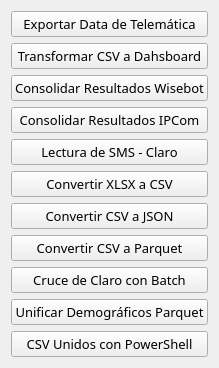
         <widget class="QWidget" name="scrollAreaWidgetContents_2">
          <property name="geometry">
           <rect>
            <x>0</x>
            <y>0</y>
            <width>206</width>
            <height>342</height>
           </rect>
          </property>
          <layout class="QGridLayout" name="gridLayout_2">
           <item row="2" column="0">
            <widget class="QPushButton" name="pushButton_26">
             <property name="font">
              <font>
               <family>Bahnschrift SemiBold</family>
               <pointsize>10</pointsize>
               <weight>7</weight>
               <italic>false</italic>
               <bold>false</bold>
              </font>
             </property>
             <property name="styleSheet">
              <string notr="true">/* Al pasar el mouse */
QPushButton:hover {
    border: 2px solid rgb(217, 16, 76); /* Borde gris claro */
    border-radius: 8px;
}
QPushButton:pressed
{
	color: rgb(255, 255, 255);
	background-color: rgb(217, 16, 76);
}</string>
             </property>
             <property name="text">
              <string>Consolidar Resultados Wisebot</string>
             </property>
            </widget>
           </item>
           <item row="5" column="0">
            <widget class="QPushButton" name="pushButton_11">
             <property name="font">
              <font>
               <family>Bahnschrift SemiBold</family>
               <pointsize>10</pointsize>
               <weight>7</weight>
               <italic>false</italic>
               <bold>false</bold>
              </font>
             </property>
             <property name="styleSheet">
              <string notr="true">/* Al pasar el mouse */
QPushButton:hover {
    border: 2px solid rgb(217, 16, 76); /* Borde gris claro */
    border-radius: 8px;
}
QPushButton:pressed
{
	color: rgb(255, 255, 255);
	background-color: rgb(217, 16, 76);
}</string>
             </property>
             <property name="text">
              <string>Lectura de SMS - Claro</string>
             </property>
            </widget>
           </item>
           <item row="9" column="0">
            <widget class="QPushButton" name="pushButton_22">
             <property name="font">
              <font>
               <family>Bahnschrift SemiBold</family>
               <pointsize>10</pointsize>
               <weight>7</weight>
               <italic>false</italic>
               <bold>false</bold>
              </font>
             </property>
             <property name="styleSheet">
              <string notr="true">/* Al pasar el mouse */
QPushButton:hover {
    border: 2px solid rgb(217, 16, 76); /* Borde gris claro */
    border-radius: 8px;
}
QPushButton:pressed
{
	color: rgb(255, 255, 255);
	background-color: rgb(217, 16, 76);
}</string>
             </property>
             <property name="text">
              <string>Cruce de Claro con Batch</string>
             </property>
            </widget>
           </item>
           <item row="7" column="0">
            <widget class="QPushButton" name="pushButton_27">
             <property name="font">
              <font>
               <family>Bahnschrift SemiBold</family>
               <pointsize>10</pointsize>
               <weight>7</weight>
               <italic>false</italic>
               <bold>false</bold>
              </font>
             </property>
             <property name="styleSheet">
              <string notr="true">/* Al pasar el mouse */
QPushButton:hover {
    border: 2px solid rgb(217, 16, 76); /* Borde gris claro */
    border-radius: 8px;
}
QPushButton:pressed
{
	color: rgb(255, 255, 255);
	background-color: rgb(217, 16, 76);
}</string>
             </property>
             <property name="text">
              <string>Convertir CSV a JSON</string>
             </property>
            </widget>
           </item>
           <item row="1" column="0">
            <widget class="QPushButton" name="pushButton_25">
             <property name="font">
              <font>
               <family>Bahnschrift SemiBold</family>
               <pointsize>10</pointsize>
               <weight>7</weight>
               <italic>false</italic>
               <bold>false</bold>
              </font>
             </property>
             <property name="styleSheet">
              <string notr="true">/* Al pasar el mouse */
QPushButton:hover {
    border: 2px solid rgb(217, 16, 76); /* Borde gris claro */
    border-radius: 8px;
}
QPushButton:pressed
{
	color: rgb(255, 255, 255);
	background-color: rgb(217, 16, 76);
}</string>
             </property>
             <property name="text">
              <string>Transformar CSV a Dahsboard</string>
             </property>
            </widget>
           </item>
           <item row="6" column="0">
            <widget class="QPushButton" name="pushButton_21">
             <property name="font">
              <font>
               <family>Bahnschrift SemiBold</family>
               <pointsize>10</pointsize>
               <weight>7</weight>
               <italic>false</italic>
               <bold>false</bold>
              </font>
             </property>
             <property name="styleSheet">
              <string notr="true">/* Al pasar el mouse */
QPushButton:hover {
    border: 2px solid rgb(217, 16, 76); /* Borde gris claro */
    border-radius: 8px;
}
QPushButton:pressed
{
	color: rgb(255, 255, 255);
	background-color: rgb(217, 16, 76);
}</string>
             </property>
             <property name="text">
              <string>Convertir XLSX a CSV</string>
             </property>
            </widget>
           </item>
           <item row="3" column="0">
            <widget class="QPushButton" name="pushButton_12">
             <property name="font">
              <font>
               <family>Bahnschrift SemiBold</family>
               <pointsize>10</pointsize>
               <weight>7</weight>
               <italic>false</italic>
               <bold>false</bold>
              </font>
             </property>
             <property name="styleSheet">
              <string notr="true">/* Al pasar el mouse */
QPushButton:hover {
    border: 2px solid rgb(217, 16, 76); /* Borde gris claro */
    border-radius: 8px;
}
QPushButton:pressed
{
	color: rgb(255, 255, 255);
	background-color: rgb(217, 16, 76);
}</string>
             </property>
             <property name="text">
              <string>Consolidar Resultados IPCom</string>
             </property>
            </widget>
           </item>
           <item row="8" column="0">
            <widget class="QPushButton" name="pushButton_54">
             <property name="font">
              <font>
               <family>Bahnschrift SemiBold</family>
               <pointsize>10</pointsize>
               <weight>7</weight>
               <italic>false</italic>
               <bold>false</bold>
              </font>
             </property>
             <property name="styleSheet">
              <string notr="true">/* Al pasar el mouse */
QPushButton:hover {
    border: 2px solid rgb(217, 16, 76); /* Borde gris claro */
    border-radius: 8px;
}
QPushButton:pressed
{
	color: rgb(255, 255, 255);
	background-color: rgb(217, 16, 76);
}</string>
             </property>
             <property name="text">
              <string>Convertir CSV a Parquet</string>
             </property>
            </widget>
           </item>
           <item row="0" column="0">
            <widget class="QPushButton" name="pushButton_24">
             <property name="font">
              <font>
               <family>Bahnschrift SemiBold</family>
               <pointsize>10</pointsize>
               <weight>7</weight>
               <italic>false</italic>
               <bold>false</bold>
              </font>
             </property>
             <property name="styleSheet">
              <string notr="true">/* Al pasar el mouse */
QPushButton:hover {
    border: 2px solid rgb(217, 16, 76); /* Borde gris claro */
    border-radius: 8px;
}
QPushButton:pressed
{
	color: rgb(255, 255, 255);
	background-color: rgb(217, 16, 76);
}</string>
             </property>
             <property name="text">
              <string>Exportar Data de Telemática</string>
             </property>
            </widget>
           </item>
           <item row="10" column="0">
            <widget class="QPushButton" name="pushButton_29">
             <property name="font">
              <font>
               <family>Bahnschrift SemiBold</family>
               <pointsize>10</pointsize>
               <weight>7</weight>
               <italic>false</italic>
               <bold>false</bold>
              </font>
             </property>
             <property name="styleSheet">
              <string notr="true">/* Al pasar el mouse */
QPushButton:hover {
    border: 2px solid rgb(217, 16, 76); /* Borde gris claro */
    border-radius: 8px;
}
QPushButton:pressed
{
	color: rgb(255, 255, 255);
	background-color: rgb(217, 16, 76);
}</string>
             </property>
             <property name="text">
              <string>Unificar Demográficos Parquet</string>
             </property>
            </widget>
           </item>
           <item row="11" column="0">
            <widget class="QPushButton" name="pushButton_30">
             <property name="font">
              <font>
               <family>Bahnschrift SemiBold</family>
               <pointsize>10</pointsize>
               <weight>7</weight>
               <italic>false</italic>
               <bold>false</bold>
              </font>
             </property>
             <property name="styleSheet">
              <string notr="true">/* Al pasar el mouse */
QPushButton:hover {
    border: 2px solid rgb(217, 16, 76); /* Borde gris claro */
    border-radius: 8px;
}
QPushButton:pressed
{
	color: rgb(255, 255, 255);
	background-color: rgb(217, 16, 76);
}</string>
             </property>
             <property name="text">
              <string>CSV Unidos con PowerShell</string>
             </property>
            </widget>
           </item>
          </layout>
         </widget>
